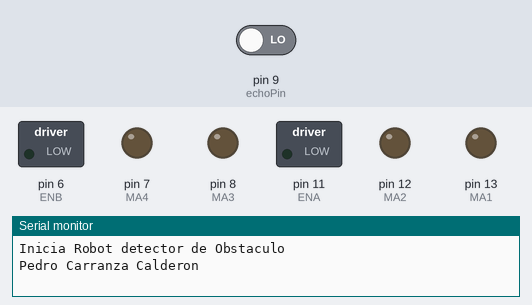
Bench run of a sketch on a simulated Arduino Uno, built with avr-gcc and run on an emulated ATmega328P. On the bench: switched loads named in the sketch (green lamp = pin HIGH), output pins drawn as LEDs (lit = HIGH), the last lines printed to the serial monitor. The inputs (shaded band) are chosen by the test bench; at power-on: pin 9 (echoPin) LOW. Random numbers use the default seed unless the sketch sets one; pins used as bus, display or sensor lines are not drawn.

Above: at 0.1 s.
At 4.1 s:
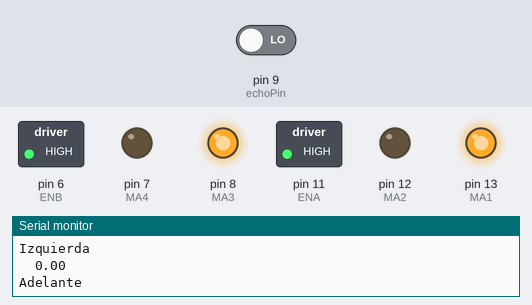
At 8.1 s:
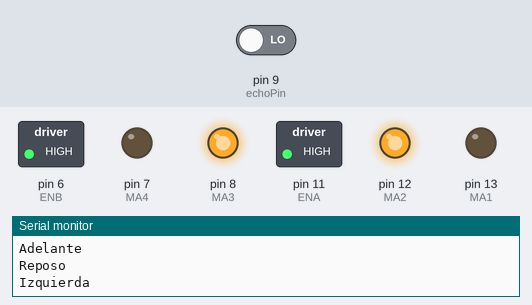
At 20.1 s:
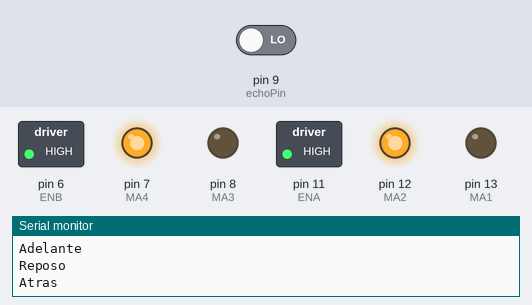
At 38.1 s:
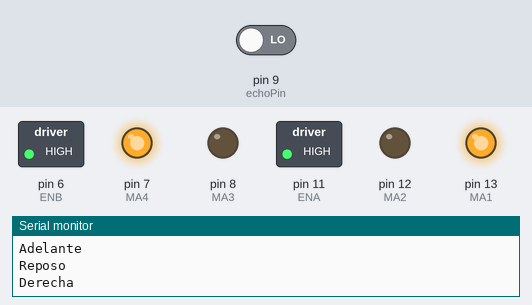
Timing chart, 0 to 39.6 s (numbered marks = the images above):
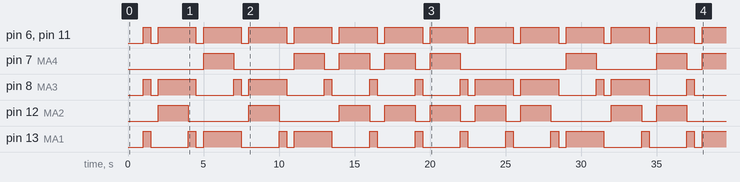

The sketch:

MotorDC-PuenteH-Ultrasonico.ino
```cpp
int MA1 = 13; //motor 1 adelante
int MA2 = 12; //motor 1 atras
int MA3 = 8; //motor 2 adelante
int MA4 = 7; //motor 2 atras
int ENA = 11; //motor 1 velocidad
int ENB = 6; //motor 2 velocidad
int triggerPin = 10; // Trigger del sensor ultrasonico
int echoPin = 9; // Echo del sensor ultrasonico
float tiempo; // tiempo que tarda en llegar el eco
float distancia; // distancia en cm
int VELOCIDAD_FULL = 255; // velocidad maxima
int valor = 0; // valor random
void setup() {
    // put your setup code here, to run once:
    randomSeed(analogRead(A0)); // semilla para el random
    Serial.begin(9600); // iniciar comunicacion serial
    pinMode(MA1, OUTPUT); //configura pin de salida
    pinMode(MA2, OUTPUT); //configura pin de salida
    pinMode(MA3, OUTPUT); //configura pin de salida
    pinMode(MA4, OUTPUT); //configura pin de salida
    pinMode(ENA, OUTPUT); //configura pin de salida
    pinMode(ENB, OUTPUT); //configura pin de salida
    pinMode(triggerPin, OUTPUT); //configura pin de salida
    pinMode(echoPin, INPUT); //configura pin de entrada
    Serial.println("Inicia Robot detector de Obstaculo"); //nombre
    Serial.println("Pedro Carranza Calderon"); //nombre
}
void adelante(){
    Serial.println("Adelante");//mensaje
    //motor 1 adelante
    digitalWrite(MA1, HIGH); //encender motor
    digitalWrite(MA2, LOW); //apagar motor
    analogWrite(ENA, VELOCIDAD_FULL); //velocidad
    //motor 2 adelante
    digitalWrite(MA3, HIGH); //encender motor
    digitalWrite(MA4, LOW); //apagar motor
    analogWrite(ENB, VELOCIDAD_FULL); //velocidad
}
void reposo(){
    Serial.println("Reposo");//mensaje
    //motor 1 reposo
    digitalWrite(MA1, LOW); //apagar motor
    digitalWrite(MA2, LOW); //apagar motor
    analogWrite(ENA, 0); //velocidad
    //motor 2 reposo
    digitalWrite(MA3, LOW); //apagar motor
    digitalWrite(MA4, LOW); //apagar motor
    analogWrite(ENB, 0); //velocidad
}
void atras(){
    Serial.println("Atras");//mensaje
    //motor 1 atras
    digitalWrite(MA1, LOW); //apagar motor
    digitalWrite(MA2, HIGH); //encender motor
    analogWrite(ENA, VELOCIDAD_FULL); //velocidad
    //motor 2 atras
    digitalWrite(MA3, LOW); //apagar motor
    digitalWrite(MA4, HIGH); //encender motor
    analogWrite(ENB, VELOCIDAD_FULL); //velocidad
}
void izquierda(){
    Serial.println("Izquierda"); //mensaje
    //motor 1 atras
    digitalWrite(MA1, LOW); //apagar motor
    digitalWrite(MA2, HIGH); //encender motor
    analogWrite(ENA, VELOCIDAD_FULL); //velocidad
    //motor 2 atras
    digitalWrite(MA3, HIGH); //encender motor
    digitalWrite(MA4, LOW); //apagar motor
    analogWrite(ENB, VELOCIDAD_FULL); //velocidad
}
void derecha(){
    Serial.println("Derecha"); //mensaje
    //motor 1 atras
    digitalWrite(MA1, HIGH); //encender motor
    digitalWrite(MA2, LOW); //apagar motor
    analogWrite(ENA, VELOCIDAD_FULL); //velocidad
    //motor 2 atras
    digitalWrite(MA3, LOW); //apagar motor
    digitalWrite(MA4, HIGH); //encender motor
    analogWrite(ENB, VELOCIDAD_FULL); //velocidad
}
void loop() {
  // put your main code here, to run repeatedly:
    digitalWrite(triggerPin, LOW); //envia pulso
    delayMicroseconds(2); //espera
    digitalWrite(triggerPin, HIGH); //envia pulso
    delayMicroseconds(10); //espera
    tiempo = pulseIn(echoPin,HIGH); //tiempo que tarda en llegar el eco
     //distancia en cm
    distancia = tiempo / 58.2;
    Serial.print("\t"); //tabulador
    Serial.println(distancia); //distancia

    adelante();//moverse
    delay(500);//espera

    if (distancia<50){ //si la distancia es menor a 50
    reposo(); //reposo
    delay(500); //espera
    valor = random(1,4); //valor random
    switch(valor){ //switch
        case 1: //caso 1
            atras(); //moverse
            delay(500); //espera
            break; //salir
        case 2:
            derecha();
            delay(500);
            break;
        case 3:
            izquierda();
            delay(500);
            break;
    }
    delay(500);//espera
    }
}
```

Measured:
- by itself, pin 6 (ENB), pin 11 (ENA): repeats every 3.0 s: LOW 0.50 s, HIGH 2.5 s
- by itself, pin 7 (MA4): LOW → HIGH at 5.0 s, → LOW 2.0 s later, → HIGH 4.0 s later, → LOW 2.0 s later, … (15 changes in this stretch)
- by itself, pin 8 (MA3): LOW → HIGH at 1.0 s, → LOW 0.50 s later, → HIGH 0.50 s later, → LOW 2.5 s later, … (26 changes in this stretch)
- by itself, pin 12 (MA2): LOW → HIGH at 2.0 s, → LOW 2.0 s later, → HIGH 4.0 s later, → LOW 2.0 s later, … (18 changes in this stretch)
- by itself, pin 13 (MA1): LOW → HIGH at 1.0 s, → LOW 0.50 s later, → HIGH 2.5 s later, → LOW 0.50 s later, … (27 changes in this stretch)
